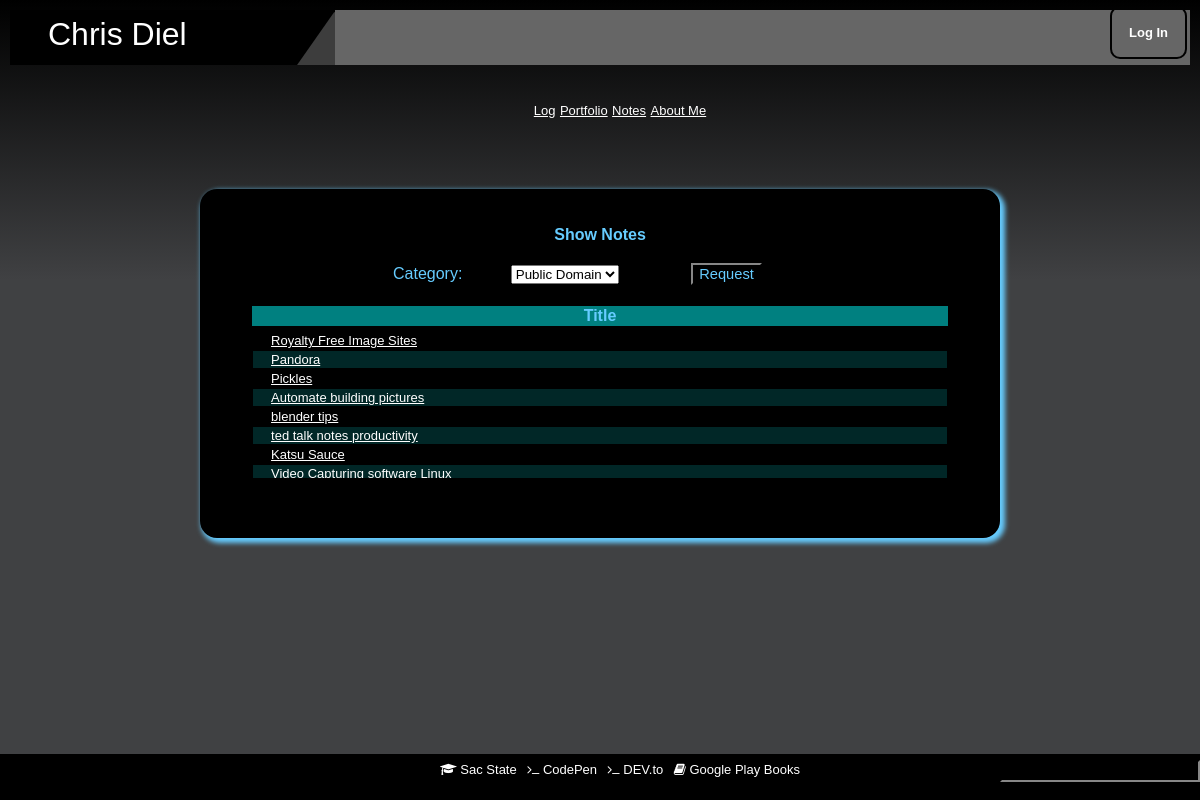
The app's page /notesi.php with its own data.
### tables this page shows
create table NOTESI(
    NoteID int unsigned not null auto_increment primary key,
    Title char(40) not null,
    Category char(40) not null,
    NOTES TEXT not null,
    Private TINYINT
);

### user_auth_fns.php (called while the page is built, shortened)
<?php
function check_admin() {
  if (isset($_SESSION['admin'])) {
    return true;
  } else {
    return false;
  }
}
?>

### User_fns.php (called while the page is built, shortened)
<?php
function get_improved_note_entries($Category) {
   $conn = db_connect();
   if((!$Category == null)){
        $query = "select * from NOTESI where Category='".$Category."' order by NoteID desc";
    }else{
         $query = "select * from NOTESI";
    }
   $result = @$conn->query($query);
   $result = db_result_to_array($result);
   return $result;
}

### output_fns.php (the view, shortened to what this page needs)
<?php
function display_notes_improved($book_array) {
  if (!is_array($book_array)) {
    echo "<p>No log entries currently available</p>";
  } else {
    echo "<center><table border=\"0\" width=\"100%\" bgcolor=\"black\">\n";
    echo "<tr><th bgcolor=\"#008080\">Title</th>";
    echo "</table><div class=\"Scrollable\">";
    echo "<table class=\"MusicRequest\" border=\"0\" width=\"100%\" bgcolor=\"black\">\n";
    echo "<tr>";
    $counter = 0;
    foreach ($book_array as $row) {
        $counter++;
    if((check_admin()) || (!$row['Private'])){
        $url = "notesi_show_entry.php?NoteID=".$row['NoteID'];
        $title = $row['Title'];
          echo "<tr ".alternate($counter).">
                  <td><a href='".$url."'>".$title."</a></td>";
      }
      echo "</tr>";
    }
    echo "</table></center>";
  }
}
function alternate($counter){
    if(($counter%2) == 1)
    {
        $alternate = "class=\"odd\"";
    }else{
        $alternate = "class=\"even\"";
    }
    return $alternate;
}
?>
<?php
function display_public_menu() {
?>
<div id="Navigation">
<ul class="topNav">
        <?php public_links(); ?>
</ul>
</div>
<?php
echo "<br /><br /><br />";
}
function public_links() {
?>
        <a href="index.php">Log</a>
        <a href="portfolio.php">Portfolio</a>
        <a href="notesi.php">Notes</a>
        <a href="me.php">About Me</a>
<?php
}
?>

### main.css (style rules this page uses)
html, body { margin:0; padding:0; height:100%; }
body { FONT-FAMILY: calibri, Arial, courier; color: #66ccff; text-align: center; background: #404143; width: 100%; }
tr.even { background-color: #012727; }
.MusicRequest { text-align: left; }
.MusicRequest th, .MusicRequest td { padding-left: 18px; }
.Scrollable { overflow-y: scroll; max-height: 150px; width: 99.7%; }
ul { list-style-type: none; }
A:link { FONT-SIZE: 13px; BACKGROUND: none transparent scroll repeat 0% 0%; COLOR: #FFFFFF; FONT-FAMILY: Verdana, Helvetica; }

### records on screen
notesi: Title "Royalty Free Image Sites"
notesi: Title "Pandora"
notesi: Title "Pickles"
notesi: Title "Automate building pictures"
notesi: Title "blender tips"
notesi: Title "ted talk notes productivity"
notesi: Title "Katsu Sauce"
notesi: Title "Video Capturing software Linux"

### other values on screen
form field Category "Public Domain"
